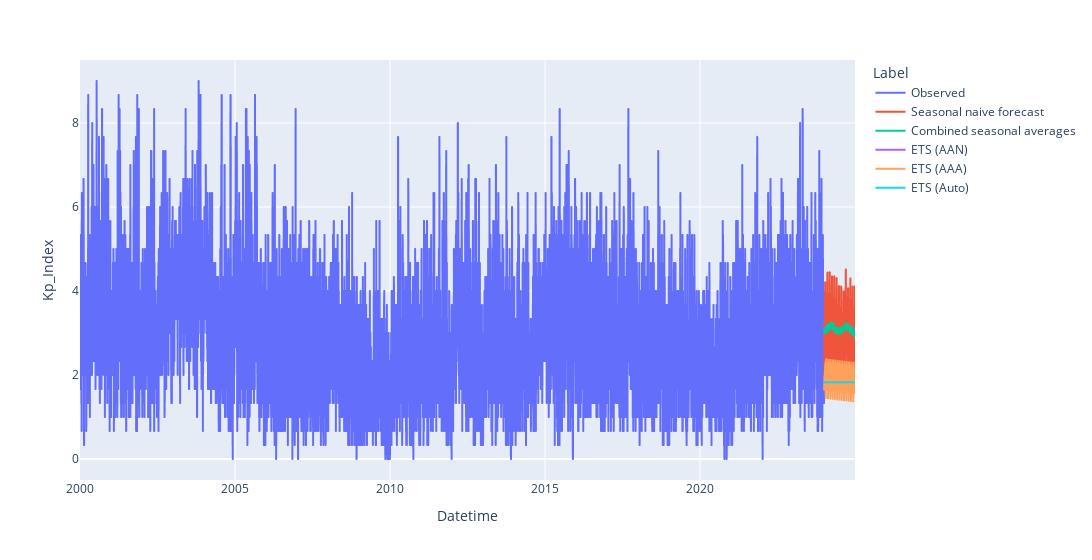

The code cell stored with this chart in its notebook:
### Code cell
px.line(pd.concat((df_observed, naive_preds_df, combined_seasonal_average_preds_df, ets_aan, ets_aaa, ets_auto)), y="Kp_Index", color="Label", width=1600)

### Figure 1 — Plotly figure (JSON) as saved in the notebook; plotly's stock layout.template omitted (floating-point values rounded to 4 significant figures; data arrays with more than 128 entries replaced by an {"elided": "..."} marker saying what was removed)
{"data": [{"hovertemplate": "Label=Observed<br>Datetime=%{x}<br>Kp_Index=%{y}<extra></extra>", "legendgroup": "Observed", "line": {"color": "#636efa", "dash": "solid"}, "marker": {"symbol": "circle"}, "mode": "lines", "name": "Observed", "showlegend": true, "type": "scattergl", "x": {"elided": "8766 str values"}, "xaxis": "x", "y": {"elided": "8766 float values"}, "yaxis": "y"}, {"hovertemplate": "Label=Seasonal naive forecast<br>Datetime=%{x}<br>Kp_Index=%{y}<extra></extra>", "legendgroup": "Seasonal naive forecast", "line": {"color": "#EF553B", "dash": "solid"}, "marker": {"symbol": "circle"}, "mode": "lines", "name": "Seasonal naive forecast", "showlegend": true, "type": "scattergl", "x": {"elided": "365 str values"}, "xaxis": "x", "y": {"elided": "365 float values"}, "yaxis": "y"}, {"hovertemplate": "Label=Combined seasonal averages<br>Datetime=%{x}<br>Kp_Index=%{y}<extra></extra>", "legendgroup": "Combined seasonal averages", "line": {"color": "#00cc96", "dash": "solid"}, "marker": {"symbol": "circle"}, "mode": "lines", "name": "Combined seasonal averages", "showlegend": true, "type": "scattergl", "x": {"elided": "365 str values"}, "xaxis": "x", "y": {"elided": "365 float values"}, "yaxis": "y"}, {"hovertemplate": "Label=ETS (AAN)<br>Datetime=%{x}<br>Kp_Index=%{y}<extra></extra>", "legendgroup": "ETS (AAN)", "line": {"color": "#ab63fa", "dash": "solid"}, "marker": {"symbol": "circle"}, "mode": "lines", "name": "ETS (AAN)", "showlegend": true, "type": "scattergl", "x": {"elided": "365 str values"}, "xaxis": "x", "y": {"elided": "365 float values"}, "yaxis": "y"}, {"hovertemplate": "Label=ETS (AAA)<br>Datetime=%{x}<br>Kp_Index=%{y}<extra></extra>", "legendgroup": "ETS (AAA)", "line": {"color": "#FFA15A", "dash": "solid"}, "marker": {"symbol": "circle"}, "mode": "lines", "name": "ETS (AAA)", "showlegend": true, "type": "scattergl", "x": {"elided": "365 str values"}, "xaxis": "x", "y": {"elided": "365 float values"}, "yaxis": "y"}, {"hovertemplate": "Label=ETS (Auto)<br>Datetime=%{x}<br>Kp_Index=%{y}<extra></extra>", "legendgroup": "ETS (Auto)", "line": {"color": "#19d3f3", "dash": "solid"}, "marker": {"symbol": "circle"}, "mode": "lines", "name": "ETS (Auto)", "showlegend": true, "type": "scattergl", "x": {"elided": "365 str values"}, "xaxis": "x", "y": {"elided": "365 float values"}, "yaxis": "y"}], "layout": {"legend": {"title": {"text": "Label"}, "tracegroupgap": 0}, "margin": {"t": 60}, "width": 1600, "xaxis": {"anchor": "y", "domain": [0, 1], "title": {"text": "Datetime"}}, "yaxis": {"anchor": "x", "domain": [0, 1], "title": {"text": "Kp_Index"}}}}
